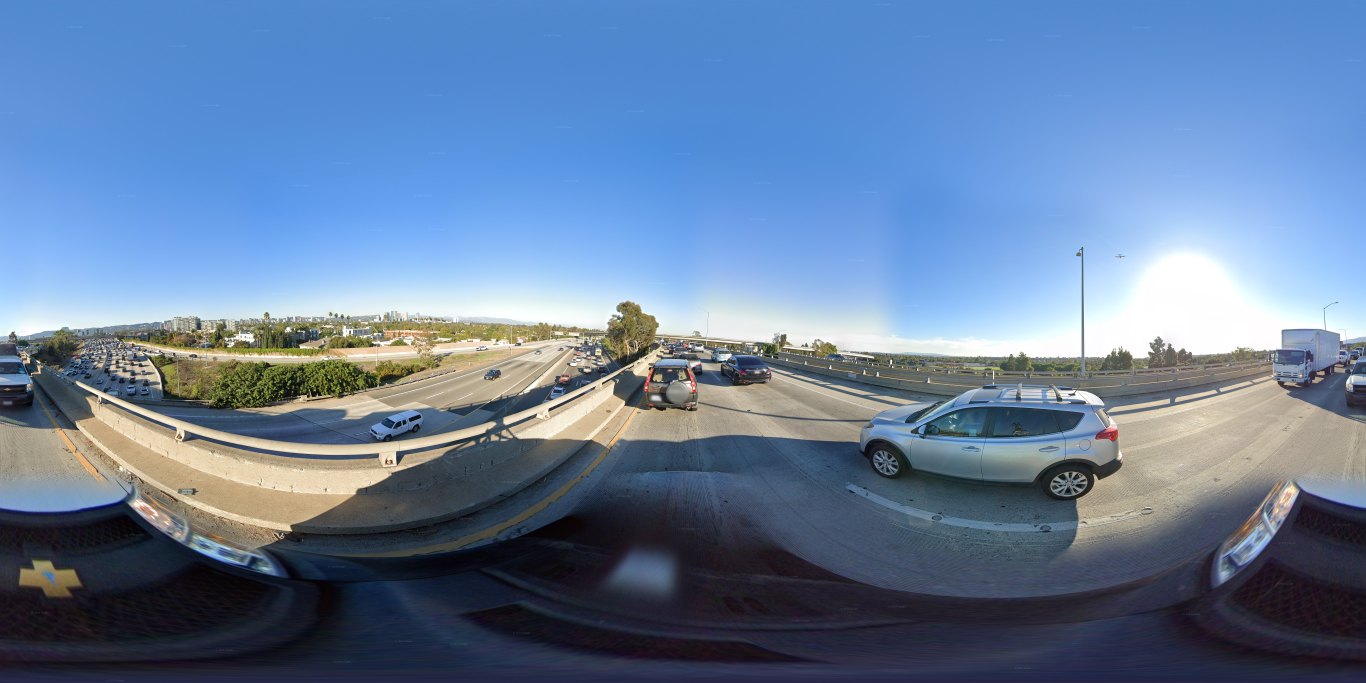
#> input picture streetview_original.jpg, 8192 x 4096 px (shown at 1/6 size)
$ python -i processing.py   (imports and definitions only)
#> lines starting #> are read from the running program, lines starting #| are printed output that depends on the picture
"""Image processing and filtering functionality."""

from PIL import Image, ImageEnhance, ImageOps
from typing import Tuple


class ImageProcessor:
    """Handle image processing and filtering operations."""

    # [13 lines left out: function apply_filter, not called in this run]

    @staticmethod
    def adjust_image(
        image: Image.Image,
        brightness: float = 1.0,
        contrast: float = 1.0,
        saturation: float = 1.0,
    ) -> Image.Image:
        """Adjust brightness, contrast, and saturation."""
        if brightness != 1.0:
            enhancer = ImageEnhance.Brightness(image)
            image = enhancer.enhance(brightness)

        if contrast != 1.0:
            enhancer = ImageEnhance.Contrast(image)
            image = enhancer.enhance(contrast)

        if saturation != 1.0:
            enhancer = ImageEnhance.Color(image)
            image = enhancer.enhance(saturation)

        return image

    # [76 lines left out: functions _apply_sepia, _apply_vintage, resize_if_larger, not called in this run]

>>> import cv2
>>> picture = cv2.imread('../streetview_original.jpg', cv2.IMREAD_GRAYSCALE)
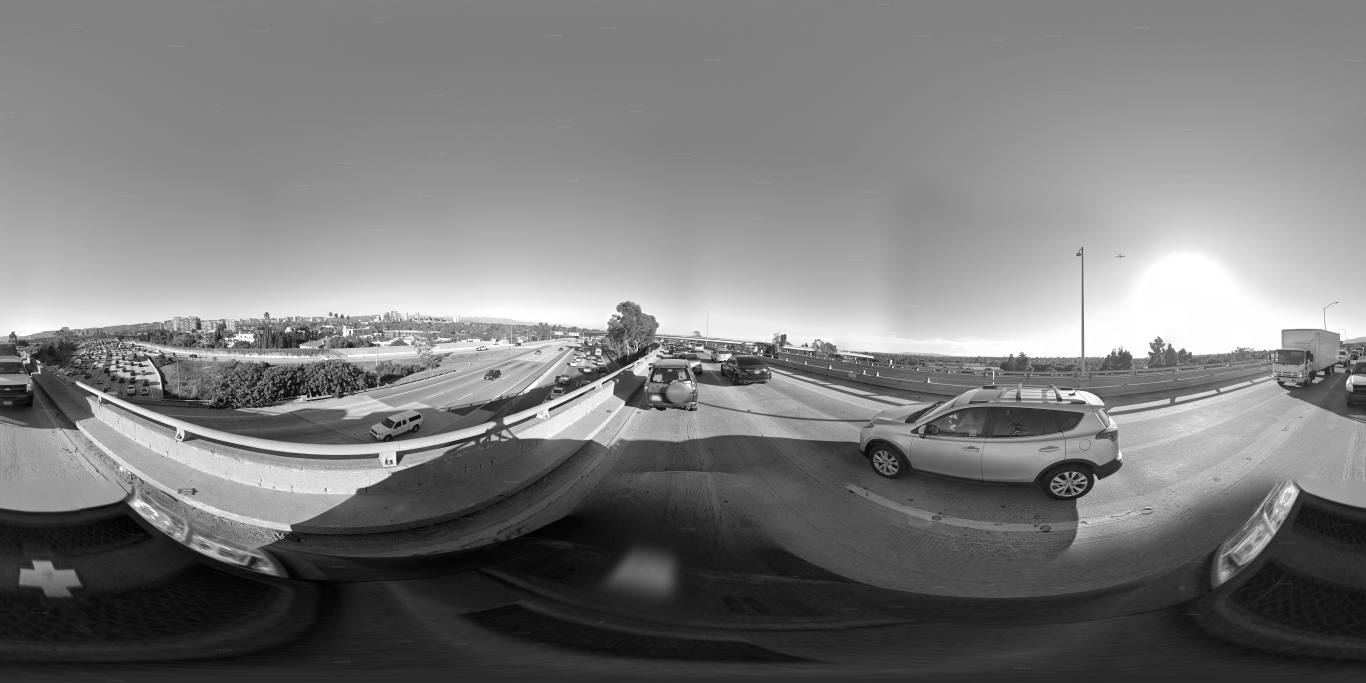
#> picture: shape (4096, 8192) (shown at 1/6 size); min 0, max 255, mean 122.7
>>> result = ImageProcessor().adjust_image(picture)

$ run again, on streetview_P5AlKlgZ39Fg2CXwePUDZw.jpg
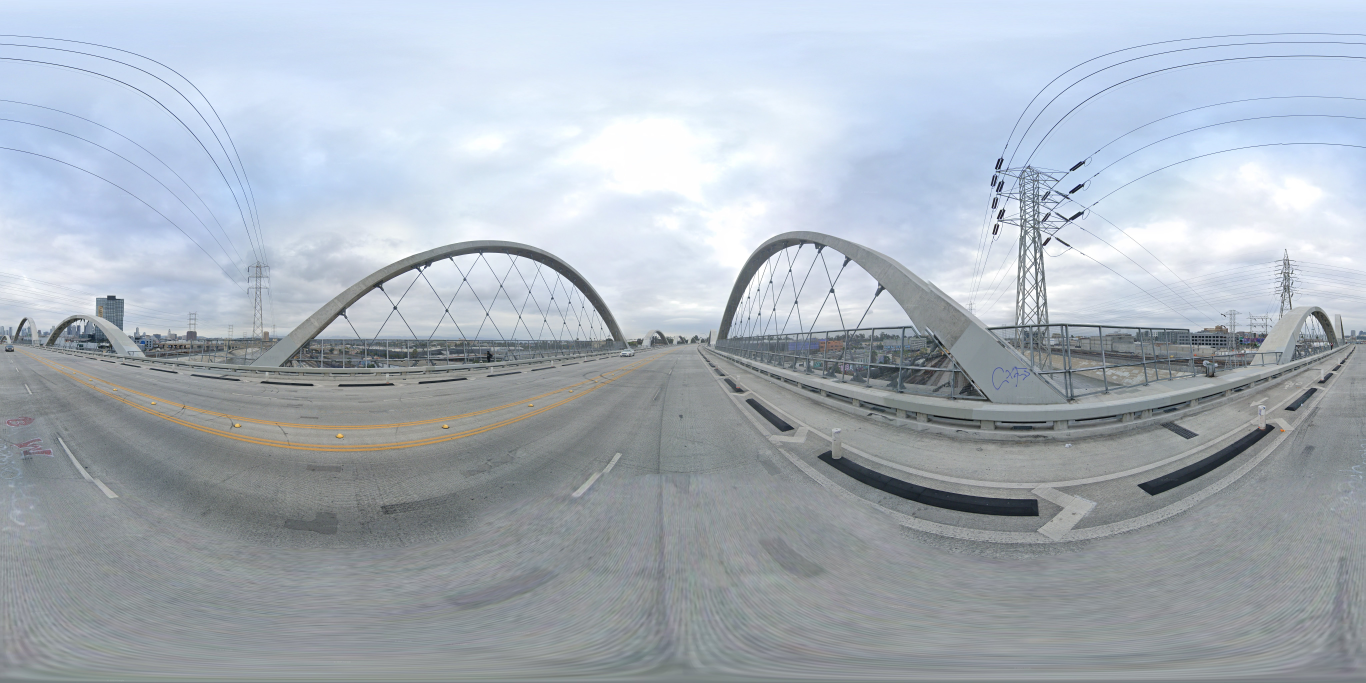
#> input picture streetview_P5AlKlgZ39Fg2CXwePUDZw.jpg, 8192 x 4096 px (shown at 1/6 size)
#> `picture = cv2.imread('../streetview_original.jpg', cv2.IMREAD_GRAYSCALE)`:
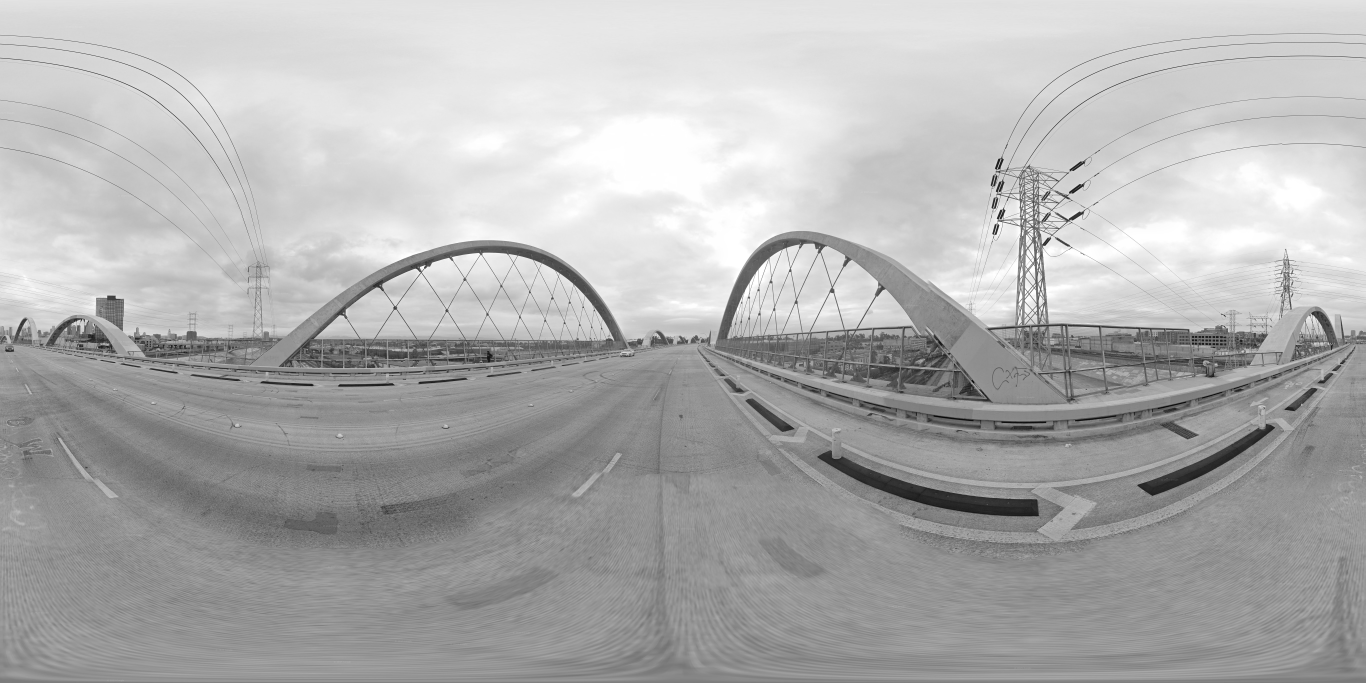
#> picture: shape (4096, 8192) (shown at 1/6 size); min 0, max 255, mean 176

$ run again, on streetview_clipped_left.jpg
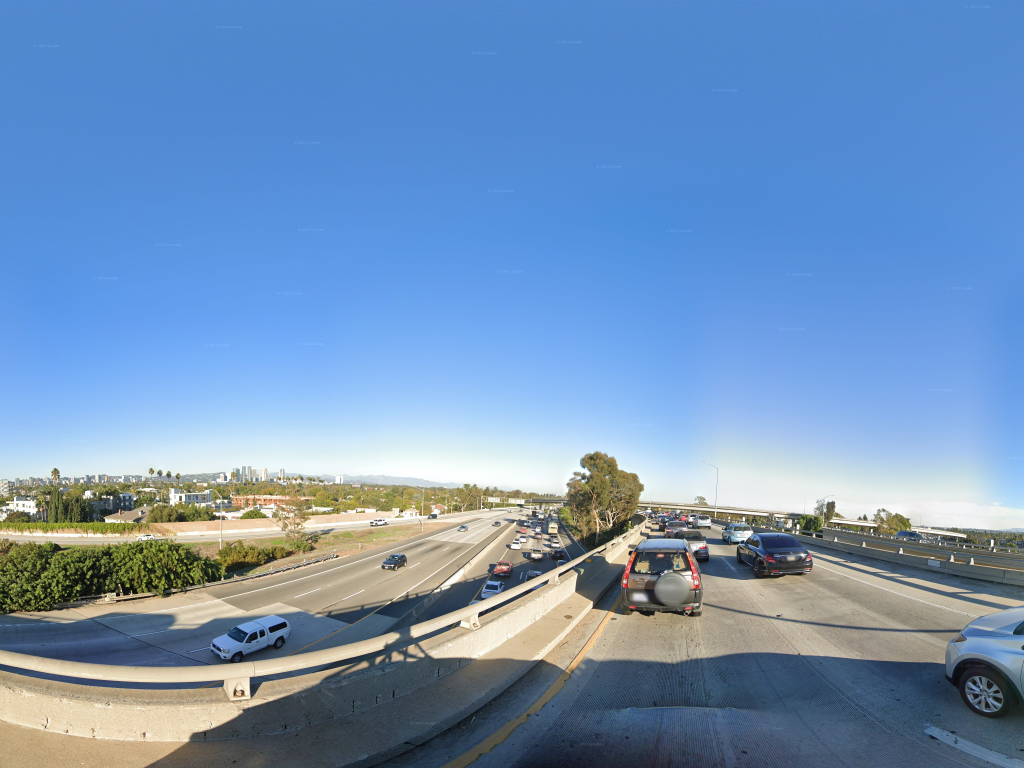
#> input picture streetview_clipped_left.jpg, 4096 x 3072 px (shown at 1/4 size)
#> `picture = cv2.imread('../streetview_original.jpg', cv2.IMREAD_GRAYSCALE)`:
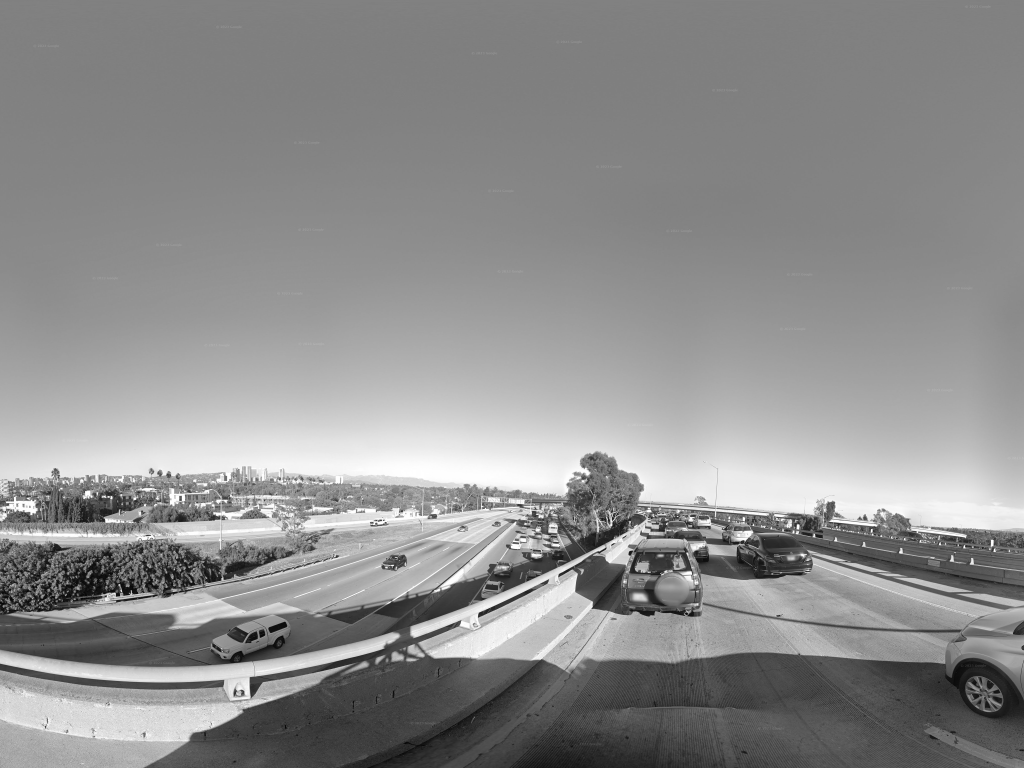
#> picture: shape (3072, 4096) (shown at 1/4 size); min 0, max 255, mean 141.8

$ run again, on streetview_clipped_right.jpg
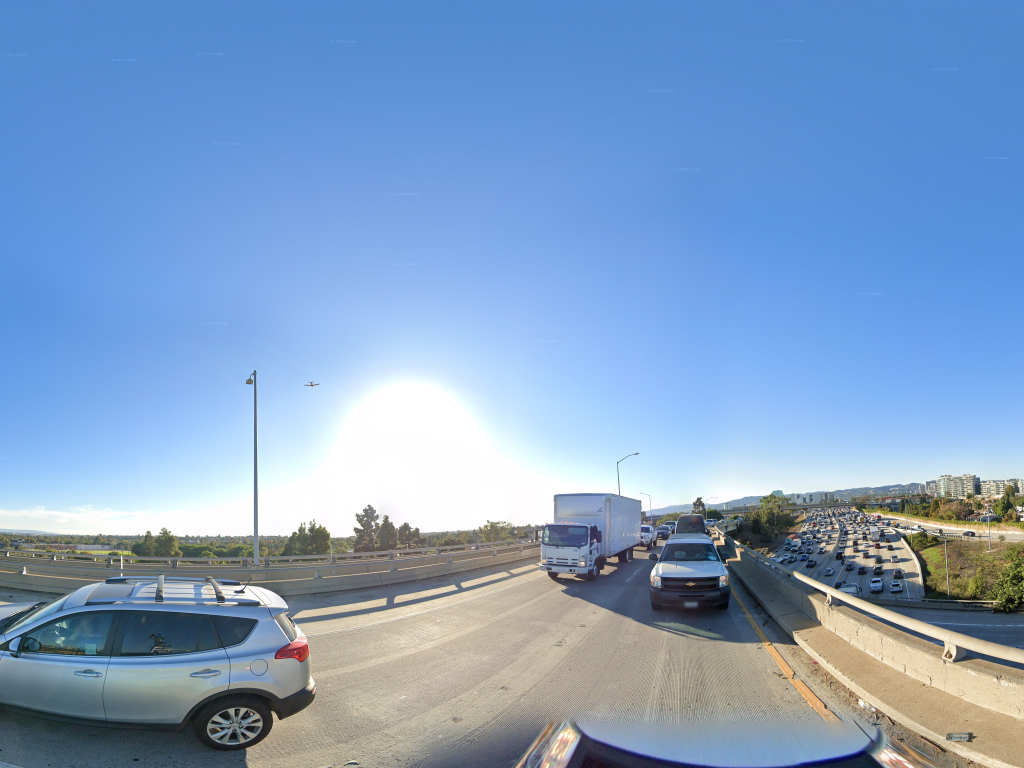
#> input picture streetview_clipped_right.jpg, 4096 x 3072 px (shown at 1/4 size)
#> `picture = cv2.imread('../streetview_original.jpg', cv2.IMREAD_GRAYSCALE)`:
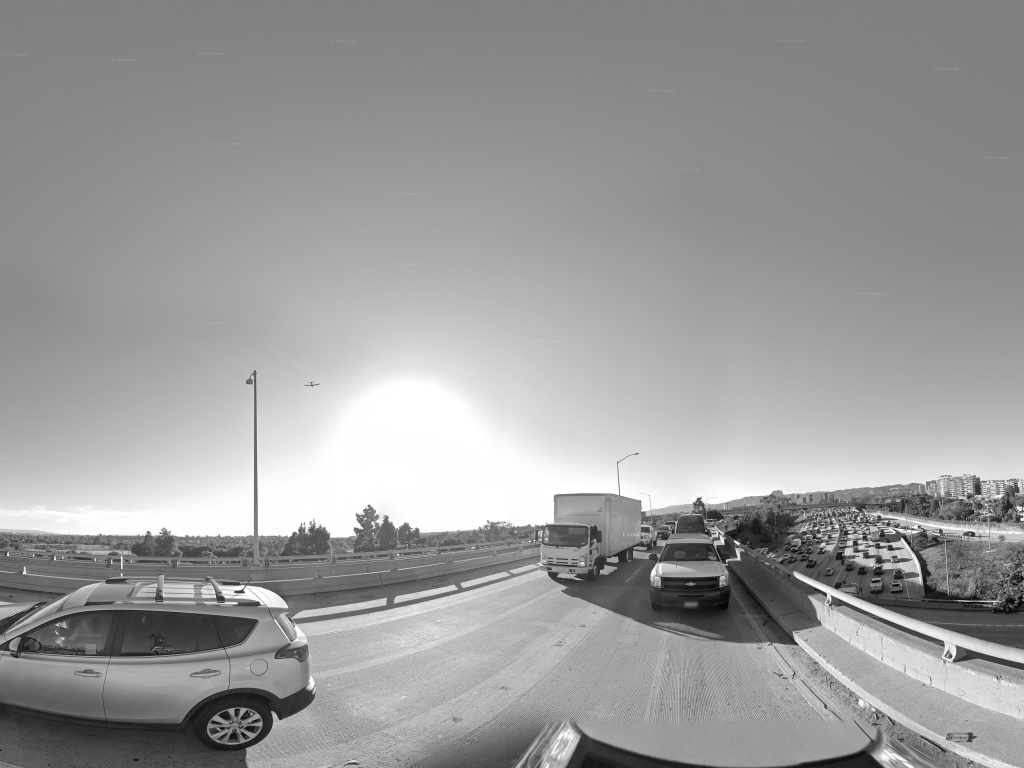
#> picture: shape (3072, 4096) (shown at 1/4 size); min 0, max 255, mean 154.9
